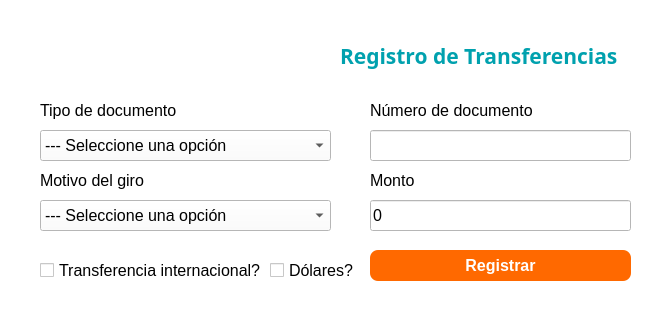
<?xml version="1.0" encoding="UTF-8"?>
<ui version="4.0">
 <class>Dialog</class>
 <widget class="QDialog" name="Dialog">
  <property name="windowModality">
   <enum>Qt::ApplicationModal</enum>
  </property>
  <property name="geometry">
   <rect>
    <x>0</x>
    <y>0</y>
    <width>660</width>
    <height>336</height>
   </rect>
  </property>
  <property name="windowTitle">
   <string>Registrar Transacciones</string>
  </property>
  <property name="styleSheet">
   <string notr="true">background-color: rgb(255, 255, 255);</string>
  </property>
  <widget class="QComboBox" name="cbTipo">
   <property name="geometry">
    <rect>
     <x>40</x>
     <y>130</y>
     <width>291</width>
     <height>31</height>
    </rect>
   </property>
   <property name="font">
    <font>
     <pointsize>12</pointsize>
    </font>
   </property>
   <item>
    <property name="text">
     <string>--- Seleccione una opción</string>
    </property>
   </item>
   <item>
    <property name="text">
     <string>DNI - Documento nacional de identidad</string>
    </property>
   </item>
   <item>
    <property name="text">
     <string>PSS - Pasaporte</string>
    </property>
   </item>
   <item>
    <property name="text">
     <string>VISA</string>
    </property>
   </item>
  </widget>
  <widget class="QLabel" name="label_3">
   <property name="geometry">
    <rect>
     <x>340</x>
     <y>40</y>
     <width>301</width>
     <height>31</height>
    </rect>
   </property>
   <property name="font">
    <font>
     <family>Merienda Black</family>
     <pointsize>16</pointsize>
     <bold>true</bold>
    </font>
   </property>
   <property name="styleSheet">
    <string notr="true">color: rgb(0, 161, 174);</string>
   </property>
   <property name="text">
    <string>Registro de Transferencias</string>
   </property>
  </widget>
  <widget class="QPushButton" name="btnRegistrar">
   <property name="geometry">
    <rect>
     <x>370</x>
     <y>250</y>
     <width>261</width>
     <height>31</height>
    </rect>
   </property>
   <property name="font">
    <font>
     <pointsize>12</pointsize>
     <bold>true</bold>
    </font>
   </property>
   <property name="cursor">
    <cursorShape>PointingHandCursor</cursorShape>
   </property>
   <property name="styleSheet">
    <string notr="true">background-color: rgb(255, 105, 0);
color: rgb(255, 255, 255);
border-radius:8px;</string>
   </property>
   <property name="text">
    <string>Registrar</string>
   </property>
  </widget>
  <widget class="QLineEdit" name="txtMonto">
   <property name="geometry">
    <rect>
     <x>370</x>
     <y>200</y>
     <width>261</width>
     <height>31</height>
    </rect>
   </property>
   <property name="font">
    <font>
     <pointsize>12</pointsize>
    </font>
   </property>
   <property name="text">
    <string>0</string>
   </property>
  </widget>
  <widget class="QLabel" name="label_5">
   <property name="geometry">
    <rect>
     <x>370</x>
     <y>100</y>
     <width>191</width>
     <height>21</height>
    </rect>
   </property>
   <property name="font">
    <font>
     <pointsize>12</pointsize>
    </font>
   </property>
   <property name="text">
    <string>Número de documento</string>
   </property>
  </widget>
  <widget class="QLineEdit" name="txtDocumento">
   <property name="geometry">
    <rect>
     <x>370</x>
     <y>130</y>
     <width>261</width>
     <height>31</height>
    </rect>
   </property>
   <property name="font">
    <font>
     <pointsize>12</pointsize>
    </font>
   </property>
  </widget>
  <widget class="QLabel" name="label_6">
   <property name="geometry">
    <rect>
     <x>370</x>
     <y>170</y>
     <width>191</width>
     <height>21</height>
    </rect>
   </property>
   <property name="font">
    <font>
     <pointsize>12</pointsize>
    </font>
   </property>
   <property name="text">
    <string>Monto</string>
   </property>
  </widget>
  <widget class="QLabel" name="label_7">
   <property name="geometry">
    <rect>
     <x>40</x>
     <y>170</y>
     <width>191</width>
     <height>21</height>
    </rect>
   </property>
   <property name="font">
    <font>
     <pointsize>12</pointsize>
    </font>
   </property>
   <property name="text">
    <string>Motivo del giro</string>
   </property>
  </widget>
  <widget class="QLabel" name="label_4">
   <property name="geometry">
    <rect>
     <x>40</x>
     <y>100</y>
     <width>191</width>
     <height>21</height>
    </rect>
   </property>
   <property name="font">
    <font>
     <pointsize>12</pointsize>
    </font>
   </property>
   <property name="text">
    <string>Tipo de documento</string>
   </property>
  </widget>
  <widget class="QCheckBox" name="checkInternacional">
   <property name="geometry">
    <rect>
     <x>40</x>
     <y>260</y>
     <width>221</width>
     <height>20</height>
    </rect>
   </property>
   <property name="font">
    <font>
     <pointsize>12</pointsize>
    </font>
   </property>
   <property name="text">
    <string>Transferencia internacional?</string>
   </property>
  </widget>
  <widget class="QLabel" name="label">
   <property name="geometry">
    <rect>
     <x>30</x>
     <y>20</y>
     <width>171</width>
     <height>61</height>
    </rect>
   </property>
   <property name="text">
    <string/>
   </property>
   <property name="pixmap">
    <pixmap>../logo.png</pixmap>
   </property>
   <property name="scaledContents">
    <bool>true</bool>
   </property>
   <property name="wordWrap">
    <bool>false</bool>
   </property>
  </widget>
  <widget class="QComboBox" name="cbMotivo">
   <property name="geometry">
    <rect>
     <x>40</x>
     <y>200</y>
     <width>291</width>
     <height>31</height>
    </rect>
   </property>
   <property name="font">
    <font>
     <pointsize>12</pointsize>
    </font>
   </property>
   <item>
    <property name="text">
     <string>--- Seleccione una opción</string>
    </property>
   </item>
   <item>
    <property name="text">
     <string>Honorarios/Servicios técnicos</string>
    </property>
   </item>
   <item>
    <property name="text">
     <string>Remesas/Giros</string>
    </property>
   </item>
   <item>
    <property name="text">
     <string>Donaciones</string>
    </property>
   </item>
  </widget>
  <widget class="QCheckBox" name="checkDolares">
   <property name="geometry">
    <rect>
     <x>270</x>
     <y>260</y>
     <width>91</width>
     <height>20</height>
    </rect>
   </property>
   <property name="font">
    <font>
     <pointsize>12</pointsize>
    </font>
   </property>
   <property name="text">
    <string>Dólares?</string>
   </property>
  </widget>
 </widget>
 <resources/>
 <connections/>
</ui>
